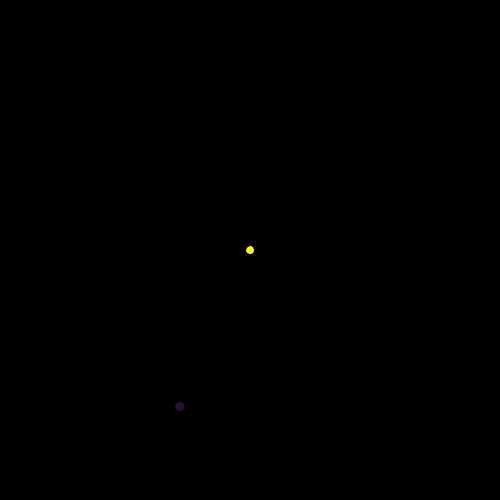
Frame 1 (no input)
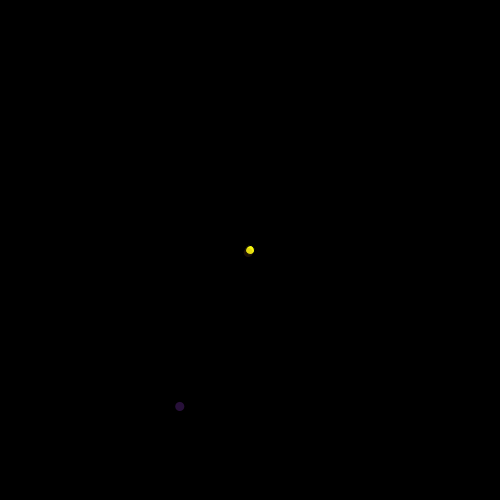
Frame 2 (the mouse pressed at the canvas centre, redrawn once)

The Processing sketch that drew these frames (run headless with seeded random() and noise(); the mouse was pressed at the canvas centre and the sketch redrawn once):

// Processing sketch: processing_15978
// ── processing_15978.pde

float r;
float g;
float b;
float a;
float diam;
float x;
float y;
void setup() {
  size(500,500);
  background(0);
  smooth();
  frameRate(300);
  noLoop();
  fill(249,250,15);
  ellipse(width/2,height/2,9,9);
}
void draw() {
  r = random(255);
  g = random(255);
  b = random(255);
  a = random(255);
  float r1 = random(200);
  float r2 = random(TWO_PI);
  float x1 = width/2 + cos( r2 )*r1;
  float y1 = height/2 + sin( r2 )*r1;
  float diam = random(20);
  noStroke();
  fill(r,g,b,a);
  ellipse(x1,y1,diam,diam);
}

void mousePressed() {
  loop();
}

void mouseReleased() {
  noLoop();
}
